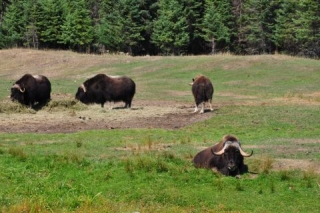
//> input picture V16_17_18/group.jpg, 320 x 213 px
$ ./histograms   (built with g++ and OpenCV 4)
//> lines starting //> are read from the running program, lines starting //| are printed output that depends on the picture; after the words box and inside, x2 and y2 are one past the last pixel; in counts of white or black regions, pixels touching at a corner belong together
### V16_17_18/histogram.h
#include <opencv2/core/core.hpp>
#include <opencv2/highgui/highgui.hpp>
#include <opencv2/imgproc/imgproc.hpp>
#include <iostream>
#include <cmath>


class Histogram1D {
    private:
        int histSize[1];
        float hranges[2];
        const float* ranges[1];
        int channels[1];

    public:
        Histogram1D(){
            histSize[0]=histSize[1]=histSize[2]=256;
            hranges[0]=0.0;
            hranges[1] = 256.0;
            ranges[0] =hranges;
            ranges[1] =hranges;
            ranges[2] =hranges;
            channels[0]= 0;
            channels[1]= 1;
            channels[2]= 2;
        }

        void setChannel(int c){
            channels[0] = c;
        }

        float getMaxValue(){
            return hranges[1];
        }
        float getNBins(){
            return histSize[0];
        }

        void setNBins(int nbins){
            histSize[0] = nbins;
        }

        cv::Mat getHistogram(const cv::Mat &image){
            cv::Mat hist;

            cv::calcHist(&image, 1, channels, cv::Mat(), hist, 1, histSize, ranges);

            return hist;
        }

        cv::Mat getHistogramImage(const cv::Mat &image, int zoom = 1) {
            cv::Mat hist = getHistogram(image);
            return Histogram1D::getImageOfHistogram(hist, zoom);
        }

        // [32 lines left out: function stretch, not called in this run]

        static cv::Mat getImageOfHistogram(const cv::Mat &hist, int zoom) {
            double maxVal = 0;
            double minVal = 0;
            cv::minMaxLoc(hist, &minVal, &maxVal, 0, 0);

            int histSize = hist.rows;
            cv::Mat histImg(histSize * zoom, histSize * zoom, CV_8U, cv::Scalar(255));

            int hpt = static_cast<int>(0.9 * histSize);

            for (int h = 0; h < histSize; h++) {
                float binVal = hist.at<float>(h);
                if (binVal > 0) {
                    int intensity = static_cast<int>(binVal * hpt / maxVal);
                    cv::line(histImg, cv::Point(h * zoom, histSize * zoom),
                            cv::Point(h * zoom, (histSize - intensity) * zoom),
                            cv::Scalar(0), zoom);
                }
            }
            return histImg;
        }

        // [26 lines left out: functions equalize, applyLookUp, applyLookUpWithIterator, not called in this run]

};

### V16_17_18/histograms.cpp
#include <iostream>
#include <opencv2/core.hpp>
#include <opencv2/highgui.hpp>
#include <opencv2/imgproc.hpp>
#include "histogram.h"

int main()
{
    cv::Mat image= cv::imread("group.jpg",0); //  0 convertit en niveau gris
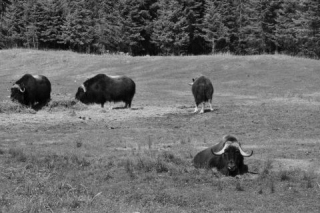
//> image: 213 rows x 320 cols, CV_8UC1; min 0, max 221, mean 106.7
    if (!image.data)
        return 0;

    Histogram1D h;
    cv::Mat histo= h.getHistogram(image); // retourne un histogram indiquant les niveau de gris dans l'image et indique combien de pixel on une intensité donné
//> in getHistogram, `cv::calcHist(&image, 1, channels, cv::Mat(), hist, 1, histSize, ranges);`: hist = 256 values, max 160 at index 0, min 0 at index 1, mean 0.625
//> histo has the same summary as hist in getHistogram

    for (int i=0; i<256; i++)
        std::cout << "Value " << i << " = " << histo.at<float>(i) << std::endl;
//> this loop made 256 passes
//| Value 0 = 160
//| Value 1 = 0
//| Value 2 = 0
//| Value 3 = 0
//| Value 4 = 0
//| Value 5 = 0
//| Value 6 = 0
//| Value 7 = 0
//> (output is shown up to pass 8 of 256)

    cv::namedWindow("Histogram");
    cv::imshow("Histogram",h.getHistogramImage(image));
//> in getImageOfHistogram, `cv::minMaxLoc(hist, &minVal, &maxVal, 0, 0);`: maxVal = 160
//> the loop in getImageOfHistogram, `for (int h = 0; h < histSize; h++)` made 256 passes
//> (binVal, intensity) on pass 1: (160, 230)
//> binVal on passes 2 to 7: 0, 0, 0, 0, 0, 0
//> after the loop in getImageOfHistogram, `for (int h = 0; h < histSize; h++)`:
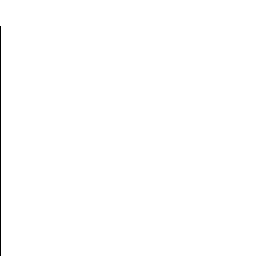
//> histImg: 256 rows x 256 cols, CV_8UC1; 99.6% white; black in thin lines or dots, all inside (x1, y1, x2, y2) = (0, 26, 1, 256)

    cv::Mat hi = h.getHistogramImage(image);
//> the loop in getImageOfHistogram (call 2), `for (int h = 0; h < histSize; h++)` made 256 passes
    cv::line(hi, cv::Point(70, 0), cv::Point(70, 255), cv::Scalar(128)); // dessine une ligne vertical a la pos x=70
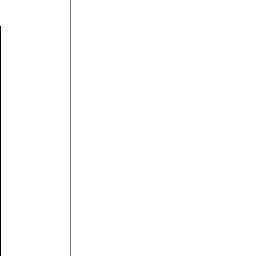
//> hi: 256 rows x 256 cols, CV_8UC1; 0.39% of pixels changed, all inside (x1, y1, x2, y2) = (70, 0, 71, 256)

    cv::namedWindow("Histogram with threshold value");
    cv::imshow("Histogram with threshold value", hi);

    cv::Mat thresholded;
//> (the run ends here: the program stops with an error, at `cv::threshold(image, thresholded, 70, 255, cv::THRESH_BINARY);`)
